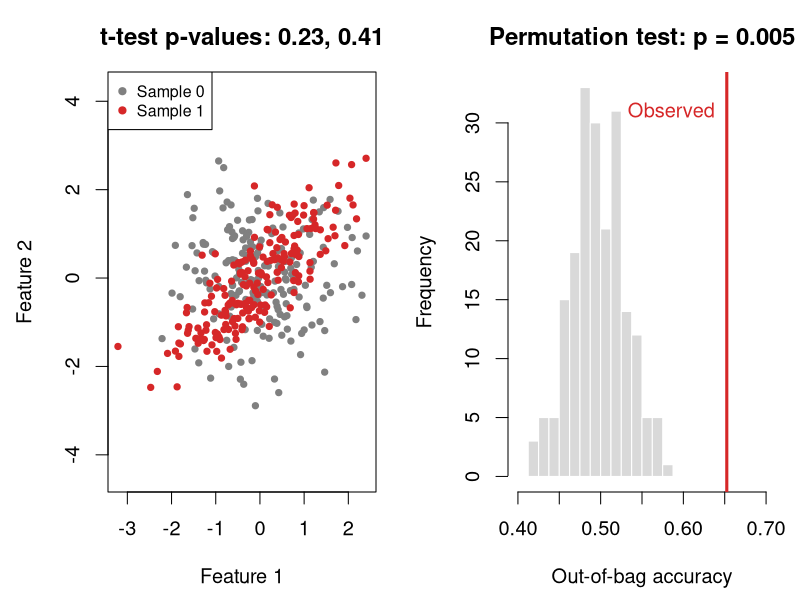
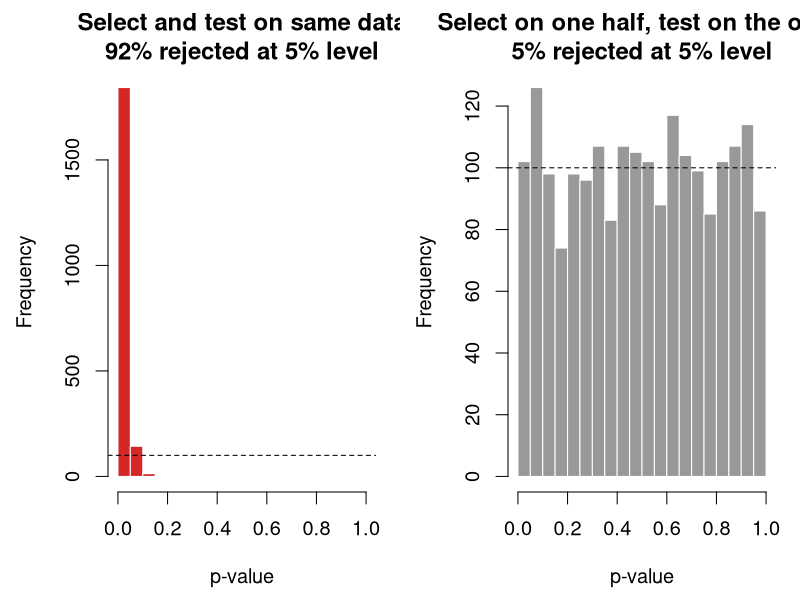
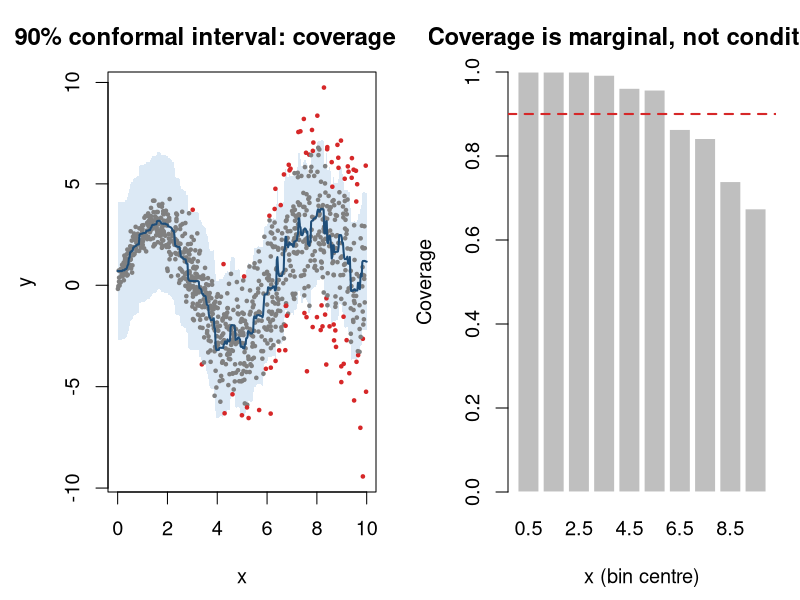
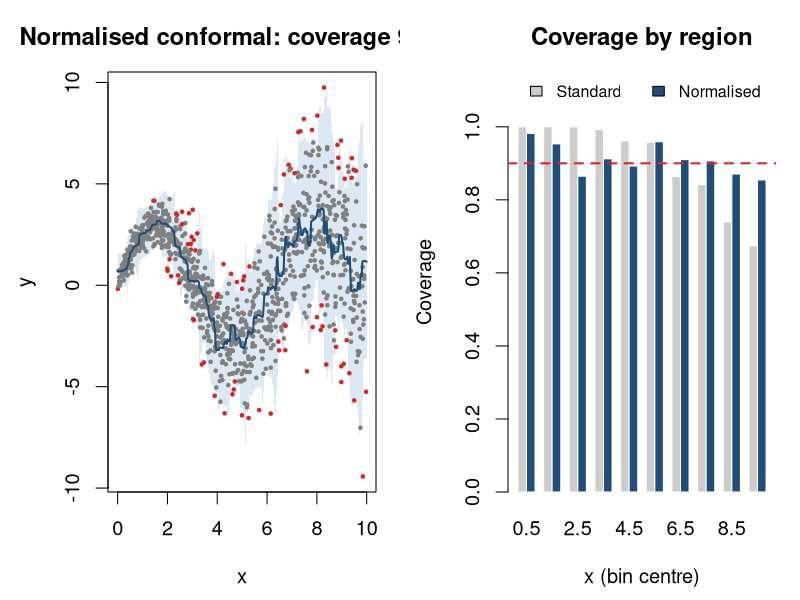
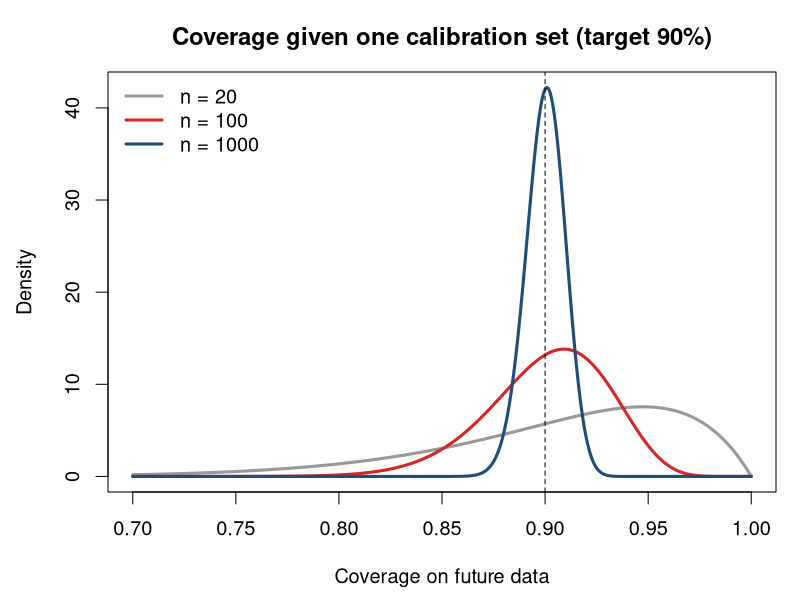

Reproduce these figures in R, in order.
################################
## Author: Dan Lawson (dan.lawson@bristol.ac.uk)
## Licence: GPLv3
## See https://dsbristol.github.io/dst/coursebook/05.html

#################################
## Figures for Lecture 05.2: Modern Machine Learning Testing
## Run from the "code" directory; figures are written to ../media/

library("randomForest")

set.seed(1)
col0=grey(0.5)
col1="#D62728"
colband="#DCE9F5"

#################################
## Figure 1: A Monte-Carlo test using a classifier as the test statistic
## Two samples with identical marginals (every feature is N(0,1))
## but different dependence: in sample 1, features 1 and 2 are correlated.

n=200 # per sample
p=5
X0=matrix(rnorm(n*p),ncol=p)
X1=matrix(rnorm(n*p),ncol=p)
X1[,2]=0.8*X1[,1] + sqrt(1-0.8^2)*X1[,2]
X=rbind(X0,X1)
y=factor(rep(0:1,each=n))

## Classical tests look at one feature at a time, and see nothing
ttest.p=apply(X,2,function(x) t.test(x[y==0],x[y==1])$p.value)
round(ttest.p,2)

## The test statistic: out-of-bag accuracy of a random forest.
## OOB predictions are out-of-sample, so no separate test set is needed.
Tstat=function(y,X) 1-tail(randomForest(X,y,ntree=200)$err.rate[,"OOB"],1)
T0=Tstat(y,X)
Tnull=replicate(199,Tstat(sample(y),X)) # permuting labels imposes H0
pval=(1+sum(Tnull>=T0))/(1+length(Tnull))

png("../media/05.2-MC-Classifier.png",height=5*72,width=12*72)
par(mfrow=c(1,2),mar=c(4.5,4.5,3,1),cex=1.2)
plot(X[,1],X[,2],pch=19,cex=0.7,col=ifelse(y==1,col1,col0),
     xlab="Feature 1",ylab="Feature 2",asp=1,
     main=sprintf("t-test p-values: %.2f, %.2f",ttest.p[1],ttest.p[2]))
legend("topleft",c("Sample 0","Sample 1"),pch=19,col=c(col0,col1),bg="white",cex=0.8)
hist(Tnull,breaks=seq(0.3,0.8,by=0.0125),col=grey(0.85),border="white",
     xlim=range(c(Tnull,T0,0.4,0.7)),xlab="Out-of-bag accuracy",
     main=sprintf("Permutation test: p = %.3f",pval))
abline(v=T0,col=col1,lwd=3)
text(T0,par("usr")[4]*0.9,"Observed",pos=2,col=col1)
dev.off()

#################################
## Figure 2: Testing after selection
## Under the null, choose the feature most correlated with y, then test it.
## Using the same data for both gives invalid p-values; splitting fixes this.

nsim=2000
n=100
p=50
psel=t(replicate(nsim,{
    X=matrix(rnorm(n*p),ncol=p)
    y=rnorm(n)
    half=1:(n/2)
    ## Naive: select and test on all the data
    best=which.max(abs(cor(X,y)))
    naive=cor.test(X[,best],y)$p.value
    ## Split: select on the first half, test on the second
    best=which.max(abs(cor(X[half,],y[half])))
    split=cor.test(X[-half,best],y[-half])$p.value
    c(naive=naive,split=split)
}))
colMeans(psel<0.05) # Type I error rates at the 5% level

png("../media/05.2-SelectionPvalues.png",height=5*72,width=12*72)
par(mfrow=c(1,2),mar=c(4.5,4.5,3,1),cex=1.2)
breaks=seq(0,1,by=0.05)
hist(psel[,"naive"],breaks=breaks,col=col1,border="white",xlab="p-value",
     main=sprintf("Select and test on same data\n%.0f%% rejected at 5%% level",
                  100*mean(psel[,"naive"]<0.05)))
abline(h=nsim/length(breaks[-1]),lty=2)
hist(psel[,"split"],breaks=breaks,col=grey(0.6),border="white",xlab="p-value",
     main=sprintf("Select on one half, test on the other\n%.0f%% rejected at 5%% level",
                  100*mean(psel[,"split"]<0.05)))
abline(h=nsim/length(breaks[-1]),lty=2)
dev.off()

#################################
## Figure 3: Split conformal prediction intervals around a random forest
## The noise increases with x, so a constant-width interval has 90% coverage
## on average, but not at every x.

alpha=0.1
simdata=function(n){
    x=runif(n,0,10)
    data.frame(x=x,y=sin(x)*3 + rnorm(n,0,0.2+0.3*x))
}
dat=simdata(1000)
test=simdata(5000)

## Split the data: fit the model on one half, calibrate on the other
idx=sample(nrow(dat))
tr=idx[1:500]; cal=idx[501:1000]
fit=randomForest(y~x,data=dat[tr,],nodesize=40)
s=abs(dat$y[cal]-predict(fit,dat[cal,]))        # conformity scores
q=sort(s)[ceiling((length(cal)+1)*(1-alpha))]   # conformal quantile

pred=predict(fit,test)
covered=abs(test$y-pred)<=q
mean(covered) # at least 1-alpha

## Coverage within bins of x
bins=cut(test$x,breaks=0:10)
bincover=tapply(covered,bins,mean)

png("../media/05.2-Conformal.png",height=5*72,width=12*72)
par(mfrow=c(1,2),mar=c(4.5,4.5,3,1),cex=1.2)
xg=data.frame(x=seq(0,10,length.out=400))
pg=predict(fit,xg)
plot(test$x[1:1000],test$y[1:1000],type="n",xlab="x",ylab="y",
     main=sprintf("90%% conformal interval: coverage %.1f%%",100*mean(covered)))
polygon(c(xg$x,rev(xg$x)),c(pg-q,rev(pg+q)),col=colband,border=NA)
points(test$x[1:1000],test$y[1:1000],pch=19,cex=0.4,
       col=ifelse(covered[1:1000],col0,col1))
lines(xg$x,pg,lwd=2,col="#1F4E79")
barplot(bincover,names.arg=1:10-0.5,col=grey(0.75),border="white",ylim=c(0,1),
        xlab="x (bin centre)",ylab="Coverage",main="Coverage is marginal, not conditional")
abline(h=1-alpha,col=col1,lwd=2,lty=2)
dev.off()

#################################
## Figure 4 (Portfolio 05.2.1): Towards conditional coverage
## Normalised (locally weighted) conformal: divide each residual by an estimate
## of its typical size, sigma(x), so the interval widens where noise is larger.

## sigma(x): a second forest, fitted to the out-of-bag absolute residuals
dat.tr=dat[tr,]
dat.tr$absres=abs(dat.tr$y-fit$predicted)
sfit=randomForest(absres~x,data=dat.tr,nodesize=40)

s.norm=abs(dat$y[cal]-predict(fit,dat[cal,]))/predict(sfit,dat[cal,])
q.norm=sort(s.norm)[ceiling((length(cal)+1)*(1-alpha))]

sig.test=predict(sfit,test)
covered.norm=abs(test$y-pred)<=q.norm*sig.test
mean(covered.norm)
bincover.norm=tapply(covered.norm,bins,mean)

png("../media/05.2.1-ConformalAdaptive.png",height=5*72,width=12*72)
par(mfrow=c(1,2),mar=c(4.5,4.5,3,1),cex=1.2)
sg=predict(sfit,xg)
plot(test$x[1:1000],test$y[1:1000],type="n",xlab="x",ylab="y",
     main=sprintf("Normalised conformal: coverage %.1f%%",100*mean(covered.norm)))
polygon(c(xg$x,rev(xg$x)),c(pg-q.norm*sg,rev(pg+q.norm*sg)),col=colband,border=NA)
points(test$x[1:1000],test$y[1:1000],pch=19,cex=0.4,
       col=ifelse(covered.norm[1:1000],col0,col1))
lines(xg$x,pg,lwd=2,col="#1F4E79")
barplot(rbind(bincover,bincover.norm),beside=TRUE,names.arg=1:10-0.5,
        col=c(grey(0.8),"#1F4E79"),border="white",ylim=c(0,1.15),
        xlab="x (bin centre)",ylab="Coverage",main="Coverage by region",
        legend.text=c("Standard","Normalised"),
        args.legend=list(x="top",horiz=TRUE,bty="n",cex=0.8))
abline(h=1-alpha,col=col1,lwd=2,lty=2)
dev.off()

#################################
## Figure 5 (Portfolio 05.2.1): How much calibration data?
## Conditional on the calibration set, the coverage of split conformal is
## random, with a Beta(n+1-l, l) distribution where l = floor((n+1)*alpha).

png("../media/05.2.1-ConformalCalibrationSize.png",height=5*72,width=8*72)
par(mar=c(4.5,4.5,3,1),cex=1.2)
cv=seq(0.7,1,length.out=1000)
ns=c(20,100,1000)
cols=c(grey(0.6),col1,"#1F4E79")
dens=sapply(ns,function(n){
    l=floor((n+1)*alpha)
    dbeta(cv,n+1-l,l)
})
matplot(cv,dens,type="l",lty=1,lwd=3,col=cols,xlab="Coverage on future data",
        ylab="Density",main="Coverage given one calibration set (target 90%)")
abline(v=1-alpha,lty=2)
legend("topleft",paste("n =",ns),lwd=3,col=cols,bty="n")
dev.off()
